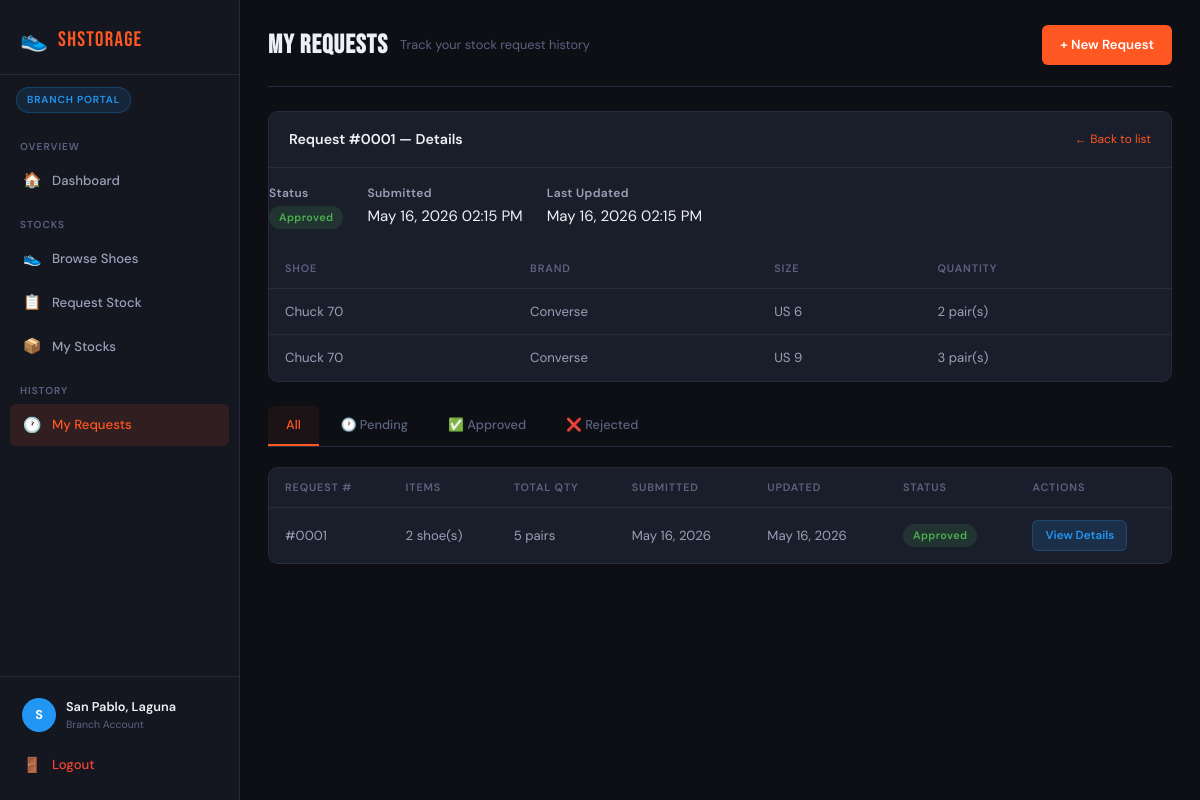
The page /branch/request_history.php?view=1 (signed in) on the database its author committed.
### tables this page shows
CREATE TABLE `stock_requests` (
  `id` int(11) NOT NULL AUTO_INCREMENT,
  `branch_id` int(11) NOT NULL,
  `status` enum('pending','approved','rejected') NOT NULL DEFAULT 'pending',
  `notes` text DEFAULT NULL,
  `created_at` datetime DEFAULT current_timestamp(),
  `updated_at` datetime DEFAULT current_timestamp() ON UPDATE current_timestamp(),
  PRIMARY KEY (`id`),
  KEY `fk_req_branch` (`branch_id`),
  CONSTRAINT `fk_req_branch` FOREIGN KEY (`branch_id`) REFERENCES `users` (`id`) ON DELETE CASCADE
);

CREATE TABLE `request_items` (
  `id` int(11) NOT NULL AUTO_INCREMENT,
  `request_id` int(11) NOT NULL,
  `shoe_id` int(11) NOT NULL,
  `colorway_id` int(11) DEFAULT NULL,
  `colorway` varchar(100) DEFAULT NULL,
  `size` varchar(10) NOT NULL,
  `quantity` int(11) NOT NULL DEFAULT 1,
  PRIMARY KEY (`id`),
  KEY `fk_ri_request` (`request_id`),
  KEY `fk_ri_shoe` (`shoe_id`),
  CONSTRAINT `fk_ri_request` FOREIGN KEY (`request_id`) REFERENCES `stock_requests` (`id`) ON DELETE CASCADE,
  CONSTRAINT `fk_ri_shoe` FOREIGN KEY (`shoe_id`) REFERENCES `shoes` (`id`) ON DELETE CASCADE
);

CREATE TABLE `shoes` (
  `id` int(11) NOT NULL AUTO_INCREMENT,
  `brand_id` int(11) NOT NULL,
  `name` varchar(150) NOT NULL,
  `model_code` varchar(100) DEFAULT NULL,
  `gender` enum('male','female','unisex') NOT NULL DEFAULT 'unisex',
  `price` decimal(10,2) NOT NULL DEFAULT 0.00,
  `description` text DEFAULT NULL,
  `is_trending` tinyint(1) NOT NULL DEFAULT 0,
  `image` varchar(255) DEFAULT NULL,
  `created_at` datetime DEFAULT current_timestamp(),
  PRIMARY KEY (`id`),
  KEY `fk_shoe_brand` (`brand_id`),
  CONSTRAINT `fk_shoe_brand` FOREIGN KEY (`brand_id`) REFERENCES `brands` (`id`) ON DELETE CASCADE
);

CREATE TABLE `brands` (
  `id` int(11) NOT NULL AUTO_INCREMENT,
  `name` varchar(100) NOT NULL,
  `logo` varchar(255) DEFAULT NULL,
  `created_at` datetime DEFAULT current_timestamp(),
  PRIMARY KEY (`id`),
  UNIQUE KEY `name` (`name`)
);

### branch/request_history.php (the view, shortened to what this page needs)
<?php
require_once '../config/db.php';
$branch_id    = $_SESSION['user_id'];
$statusFilter = $_GET['status'] ?? '';
$validStatuses = ['pending', 'approved', 'rejected'];
$whereStatus   = ($statusFilter && in_array($statusFilter, $validStatuses))
    ? "AND sr.status = '" . $conn->real_escape_string($statusFilter) . "'"
    : '';
$stmt = $conn->prepare("
    SELECT sr.id, sr.status, sr.notes, sr.created_at, sr.updated_at,
           COUNT(ri.id) as item_count,
           SUM(ri.quantity) as total_qty
    FROM stock_requests sr
    LEFT JOIN request_items ri ON ri.request_id = sr.id
    WHERE sr.branch_id = ? $whereStatus
    GROUP BY sr.id
    ORDER BY sr.created_at DESC
");
$stmt->bind_param("i", $branch_id);
$stmt->execute();
$requests = $stmt->get_result();
$detailId = (int)($_GET['view'] ?? 0);
$detailItems = [];
$detailRequest = null;
if ($detailId) {
    $ds = $conn->prepare("SELECT * FROM stock_requests WHERE id = ? AND branch_id = ?");
    $ds->bind_param("ii", $detailId, $branch_id);
    $ds->execute();
    $detailRequest = $ds->get_result()->fetch_assoc();
    if ($detailRequest) {
        $di = $conn->prepare("
            SELECT ri.size, ri.quantity, s.name as shoe_name, s.image, b.name as brand_name
            FROM request_items ri
            JOIN shoes s ON s.id = ri.shoe_id
            JOIN brands b ON b.id = s.brand_id
            WHERE ri.request_id = ?
            ORDER BY b.name, s.name, ri.size
        ");
        $di->bind_param("i", $detailId);
        $di->execute();
        $detailItems = $di->get_result()->fetch_all(MYSQLI_ASSOC);
    }
}
?>
<!DOCTYPE html>
<html lang="en">
<head>
    <link rel="stylesheet" href="../assets/css/style.css">
    <link rel="stylesheet" href="../assets/css/branch.css">
</head>
<body>
<?php include '../includes/sidebar_branch.php'; ?>
<main class="main-content">
    <header class="topbar">
        <div class="topbar-left">
            <h1 class="page-title">My Requests</h1>
            <span class="page-sub">Track your stock request history</span>
        </div>
        <div class="topbar-right">
            <a href="request.php" class="btn btn-primary">+ New Request</a>
        </div>
    </header>
    <?php if ($detailRequest): ?>
    <section class="card" style="margin-bottom: 24px;">
        <div class="card-header">
            <h2 class="card-title">Request #<?= str_pad($detailRequest['id'], 4, '0', STR_PAD_LEFT) ?> — Details</h2>
            <a href="request_history.php" class="card-link">← Back to list</a>
        </div>
        <div class="detail-meta" style="display:flex; gap:24px; flex-wrap:wrap; padding: 12px 0 20px;">
            <div>
                <span class="form-label">Status</span><br>
                <span class="badge badge-<?= $detailRequest['status'] ?>"><?= ucfirst($detailRequest['status']) ?></span>
            </div>
            <div>
                <span class="form-label">Submitted</span><br>
                <?= date('M d, Y h:i A', strtotime($detailRequest['created_at'])) ?>
            </div>
            <div>
                <span class="form-label">Last Updated</span><br>
                <?= date('M d, Y h:i A', strtotime($detailRequest['updated_at'])) ?>
            </div>
        </div>
        <table class="data-table">
            <thead>
                <tr>
                    <th>Shoe</th>
                    <th>Brand</th>
                    <th>Size</th>
                    <th>Quantity</th>
                </tr>
            </thead>
            <tbody>
                <?php foreach ($detailItems as $item): ?>
                <tr>
                    <td><?= htmlspecialchars($item['shoe_name']) ?></td>
                    <td><?= htmlspecialchars($item['brand_name']) ?></td>
                    <td>US <?= htmlspecialchars($item['size']) ?></td>
                    <td><?= $item['quantity'] ?> pair(s)</td>
                </tr>
                <?php endforeach; ?>
            </tbody>
        </table>
    </section>
    <?php endif; ?>
    <div class="tab-bar">
        <a href="request_history.php" class="tab <?= !$statusFilter ? 'active' : '' ?>">All</a>
        <a href="request_history.php?status=pending"  class="tab <?= $statusFilter === 'pending'  ? 'active' : '' ?>">🕐 Pending</a>
        <a href="request_history.php?status=approved" class="tab <?= $statusFilter === 'approved' ? 'active' : '' ?>">✅ Approved</a>
        <a href="request_history.php?status=rejected" class="tab <?= $statusFilter === 'rejected' ? 'active' : '' ?>">❌ Rejected</a>
    </div>
    <section class="card">
        <table class="data-table">
            <thead>
                <tr>
                    <th>Request #</th>
                    <th>Items</th>
                    <th>Total Qty</th>
                    <th>Submitted</th>
                    <th>Updated</th>
                    <th>Status</th>
                    <th>Actions</th>
                </tr>
            </thead>
            <tbody>
                <?php while ($req = $requests->fetch_assoc()): ?>
                <tr>
                    <td>#<?= str_pad($req['id'], 4, '0', STR_PAD_LEFT) ?></td>
                    <td><?= $req['item_count'] ?> shoe(s)</td>
                    <td><?= number_format($req['total_qty'] ?? 0) ?> pairs</td>
                    <td><?= date('M d, Y', strtotime($req['created_at'])) ?></td>
                    <td><?= date('M d, Y', strtotime($req['updated_at'])) ?></td>
                    <td><span class="badge badge-<?= $req['status'] ?>"><?= ucfirst($req['status']) ?></span></td>
                    <td class="action-cell">
                        <a href="request_history.php?view=<?= $req['id'] ?>" class="btn btn-sm btn-edit">View Details</a>
                    </td>
                </tr>
                <?php endwhile; ?>
            </tbody>
        </table>
    </section>
</main>
</body>
</html>

### includes/sidebar_branch.php (shortened to what this page needs)
<?php
$currentPage = basename($_SERVER['PHP_SELF']);
function isBranchActive($pages) {
    global $currentPage;
    return in_array($currentPage, (array)$pages) ? 'active' : '';
}
?>
<aside class="sidebar" id="sidebar">
    <div class="sidebar-brand">
        <span class="sidebar-brand-icon">👟</span>
        <span class="sidebar-brand-name">ShStorage</span>
    </div>
    <div class="sidebar-role-badge branch-badge">Branch Portal</div>
    <nav class="sidebar-nav">
        <div class="nav-section-label">Overview</div>
        <a href="../branch/dashboard.php" class="nav-item <?= isBranchActive('dashboard.php') ?>">
            <span class="nav-icon">🏠</span>
            <span class="nav-label">Dashboard</span>
        </a>
        <div class="nav-section-label">Stocks</div>
        <a href="../branch/catalog.php" class="nav-item <?= isBranchActive('catalog.php') ?>">
            <span class="nav-icon">👟</span>
            <span class="nav-label">Browse Shoes</span>
        </a>
        <a href="../branch/request.php" class="nav-item <?= isBranchActive('request.php') ?>">
            <span class="nav-icon">📋</span>
            <span class="nav-label">Request Stock</span>
        </a>
        <a href="../branch/my_stocks.php" class="nav-item <?= isBranchActive('my_stocks.php') ?>">
            <span class="nav-icon">📦</span>
            <span class="nav-label">My Stocks</span>
        </a>
        <div class="nav-section-label">History</div>
        <a href="../branch/request_history.php" class="nav-item <?= isBranchActive('request_history.php') ?>">
            <span class="nav-icon">🕐</span>
            <span class="nav-label">My Requests</span>
        </a>
    </nav>
    <div class="sidebar-footer">
        <div class="sidebar-user">
            <div class="sidebar-avatar branch-avatar">
                <?= strtoupper(substr($_SESSION['username'] ?? 'B', 0, 1)) ?>
            </div>
            <div class="sidebar-user-info">
                <span class="sidebar-username"><?= htmlspecialchars($_SESSION['branch_name'] ?? $_SESSION['username'] ?? 'Branch') ?></span>
                <span class="sidebar-userrole">Branch Account</span>
            </div>
        </div>
        <a href="../logout.php" class="nav-item nav-logout">
            <span class="nav-icon">🚪</span>
            <span class="nav-label">Logout</span>
        </a>
    </div>
</aside>

### assets/css/branch.css (style rules this page uses)
:root { --shoe-placeholder-img: url('../assets/images/shoe-placeholder.png'); }

### rows shown on the page
stock_requests: id "0001", status "Approved", created_at "May 16, 2026 02:15 PM", updated_at "May 16, 2026 02:15 PM", item_count "2", total_qty "5", created_at "May 16, 2026", updated_at "May 16, 2026"
request_items: shoe.name "Chuck 70", brands.name "Converse", size "6", quantity "2"
request_items: shoe.name "Chuck 70", brands.name "Converse", size "9", quantity "3"

### other values the page prints
substr($_SESSION['username'] ?? 'B', 0, 1) "S"
$_SESSION['branch_name'] "San Pablo, Laguna"
